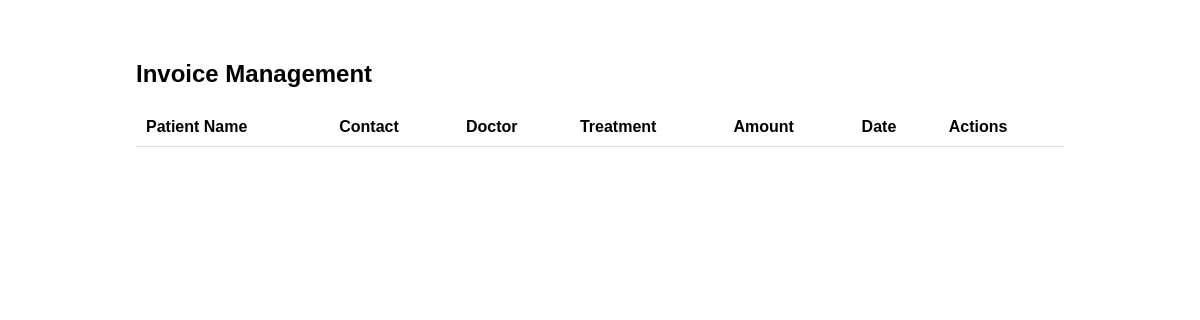
The app's page /invoices.php, older data.
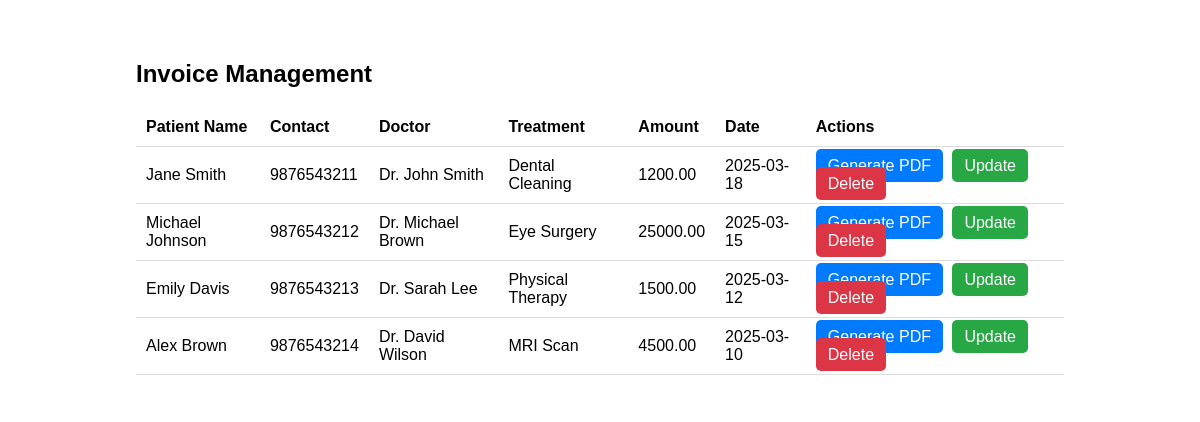
The same page, newer data.
### tables this page shows
CREATE TABLE `invoices` (
  `id` int(11) NOT NULL,
  `patient_name` varchar(255) NOT NULL,
  `contact` varchar(20) NOT NULL,
  `doctor` varchar(255) NOT NULL,
  `treatment` text NOT NULL,
  `amount` decimal(10,2) NOT NULL,
  `date` date NOT NULL
);

### invoices.php (the view, shortened to what this page needs)
<?php
include 'db.php';
$query = "SELECT * FROM invoices";
$result = mysqli_query($conn, $query);
?>
<!DOCTYPE html>
<html lang="en">
<head>
</head>
<body>
<div class="container">
    <h2>Invoice Management</h2>
    <table>
        <tr>
            <th>Patient Name</th>
            <th>Contact</th>
            <th>Doctor</th>
            <th>Treatment</th>
            <th>Amount</th>
            <th>Date</th>
            <th>Actions</th>
        </tr>
        <?php while ($row = mysqli_fetch_assoc($result)) { ?>
            <tr>
                <td><?php echo $row['patient_name']; ?></td>
                <td><?php echo $row['contact']; ?></td>
                <td><?php echo $row['doctor']; ?></td>
                <td><?php echo $row['treatment']; ?></td>
                <td><?php echo $row['amount']; ?></td>
                <td><?php echo $row['date']; ?></td>
                <td>
                    <a href="generate_invoice.php?id=<?php echo $row['id']; ?>" class="btn btn-generate">Generate PDF</a>
                    <a href="update_invoice.php?id=<?php echo $row['id']; ?>" class="btn btn-update">Update</a>
                    <a href="delete_invoice.php?id=<?php echo $row['id']; ?>" class="btn btn-delete" onclick="return confirm('Are you sure?');">Delete</a>
                </td>
            </tr>
        <?php } ?>
    </table>
</div>
</body>
</html>

### invoices.php (style rules this page uses)
body { background-image: url('hospital_invoice_bg.jpg'); background-size: cover; font-family: Arial, sans-serif; margin: 0; padding: 20px; }
.container { width: 80%; margin: auto; background: rgba(255, 255, 255, 0.9); padding: 20px; border-radius: 10px; }
table { width: 100%; border-collapse: collapse; margin-top: 20px; }
th, td { padding: 10px; text-align: left; border-bottom: 1px solid #ddd; }
.btn { padding: 8px 12px; text-decoration: none; color: white; border-radius: 5px; margin-right: 5px; }
.btn-update { background: #28a745; }
.btn-delete { background: #dc3545; }
.btn-generate { background: #007bff; }

Row changes from the older to the newer data that the page shows:
added invoices: patient_name "Jane Smith", contact "9876543211", doctor "Dr. John Smith", treatment "Dental Cleaning", amount "1200.00", date "2025-03-18"
added invoices: patient_name "Michael Johnson", contact "9876543212", doctor "Dr. Michael Brown", treatment "Eye Surgery", amount "25000.00", date "2025-03-15"
added invoices: patient_name "Emily Davis", contact "9876543213", doctor "Dr. Sarah Lee", treatment "Physical Therapy", amount "1500.00", date "2025-03-12"
added invoices: patient_name "Alex Brown", contact "9876543214", doctor "Dr. David Wilson", treatment "MRI Scan", amount "4500.00", date "2025-03-10"
